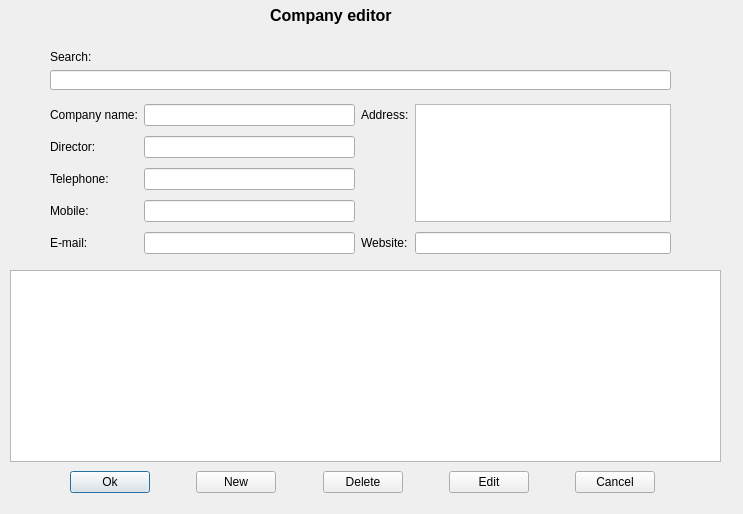
<?xml version="1.0" encoding="UTF-8"?>
<ui version="4.0">
 <class>AtpEditCompany</class>
 <widget class="QDialog" name="AtpEditCompany">
  <property name="geometry">
   <rect>
    <x>0</x>
    <y>0</y>
    <width>743</width>
    <height>514</height>
   </rect>
  </property>
  <property name="windowTitle">
   <string>Dialog</string>
  </property>
  <widget class="QLineEdit" name="editSearch">
   <property name="geometry">
    <rect>
     <x>50</x>
     <y>70</y>
     <width>621</width>
     <height>20</height>
    </rect>
   </property>
  </widget>
  <widget class="QLabel" name="labelMain">
   <property name="geometry">
    <rect>
     <x>270</x>
     <y>0</y>
     <width>151</width>
     <height>31</height>
    </rect>
   </property>
   <property name="font">
    <font>
     <pointsize>12</pointsize>
     <weight>75</weight>
     <bold>true</bold>
    </font>
   </property>
   <property name="text">
    <string>Company editor</string>
   </property>
  </widget>
  <widget class="QWidget" name="layoutWidget">
   <property name="geometry">
    <rect>
     <x>70</x>
     <y>470</y>
     <width>585</width>
     <height>25</height>
    </rect>
   </property>
   <layout class="QHBoxLayout" name="horizontalLayout_2">
    <item>
     <widget class="QPushButton" name="buttonOk">
      <property name="text">
       <string>Ok</string>
      </property>
     </widget>
    </item>
    <item>
     <spacer name="horizontalSpacer_5">
      <property name="orientation">
       <enum>Qt::Horizontal</enum>
      </property>
      <property name="sizeHint" stdset="0">
       <size>
        <width>40</width>
        <height>20</height>
       </size>
      </property>
     </spacer>
    </item>
    <item>
     <widget class="QPushButton" name="buttonNew">
      <property name="text">
       <string>New</string>
      </property>
     </widget>
    </item>
    <item>
     <spacer name="horizontalSpacer_6">
      <property name="orientation">
       <enum>Qt::Horizontal</enum>
      </property>
      <property name="sizeHint" stdset="0">
       <size>
        <width>40</width>
        <height>20</height>
       </size>
      </property>
     </spacer>
    </item>
    <item>
     <widget class="QPushButton" name="buttonDelete">
      <property name="text">
       <string>Delete</string>
      </property>
     </widget>
    </item>
    <item>
     <spacer name="horizontalSpacer_7">
      <property name="orientation">
       <enum>Qt::Horizontal</enum>
      </property>
      <property name="sizeHint" stdset="0">
       <size>
        <width>40</width>
        <height>20</height>
       </size>
      </property>
     </spacer>
    </item>
    <item>
     <widget class="QPushButton" name="buttonEdit">
      <property name="text">
       <string>Edit</string>
      </property>
     </widget>
    </item>
    <item>
     <spacer name="horizontalSpacer_8">
      <property name="orientation">
       <enum>Qt::Horizontal</enum>
      </property>
      <property name="sizeHint" stdset="0">
       <size>
        <width>40</width>
        <height>20</height>
       </size>
      </property>
     </spacer>
    </item>
    <item>
     <widget class="QPushButton" name="buttonCancel">
      <property name="text">
       <string>Cancel</string>
      </property>
     </widget>
    </item>
   </layout>
  </widget>
  <widget class="QWidget" name="layoutWidget_2">
   <property name="geometry">
    <rect>
     <x>50</x>
     <y>100</y>
     <width>621</width>
     <height>161</height>
    </rect>
   </property>
   <layout class="QGridLayout" name="gridLayout_2">
    <item row="0" column="0">
     <widget class="QLabel" name="label_8">
      <property name="text">
       <string>Company name:</string>
      </property>
     </widget>
    </item>
    <item row="0" column="1">
     <widget class="QLineEdit" name="editCompany"/>
    </item>
    <item row="1" column="0">
     <widget class="QLabel" name="label_10">
      <property name="text">
       <string>Director:</string>
      </property>
     </widget>
    </item>
    <item row="1" column="1">
     <widget class="QLineEdit" name="editDirector"/>
    </item>
    <item row="2" column="0">
     <widget class="QLabel" name="label_11">
      <property name="text">
       <string>Telephone:</string>
      </property>
     </widget>
    </item>
    <item row="2" column="1">
     <widget class="QLineEdit" name="editTel"/>
    </item>
    <item row="3" column="0">
     <widget class="QLabel" name="label_12">
      <property name="text">
       <string>Mobile:</string>
      </property>
     </widget>
    </item>
    <item row="3" column="1">
     <widget class="QLineEdit" name="editMobile"/>
    </item>
    <item row="4" column="0">
     <widget class="QLabel" name="label_13">
      <property name="text">
       <string>E-mail:</string>
      </property>
     </widget>
    </item>
    <item row="4" column="1">
     <widget class="QLineEdit" name="editemail"/>
    </item>
    <item row="0" column="2">
     <widget class="QLabel" name="label_14">
      <property name="text">
       <string>Address:</string>
      </property>
     </widget>
    </item>
    <item row="4" column="2">
     <widget class="QLabel" name="label_15">
      <property name="text">
       <string>Website:</string>
      </property>
     </widget>
    </item>
    <item row="4" column="3">
     <widget class="QLineEdit" name="editWebsite"/>
    </item>
    <item row="0" column="3" rowspan="4">
     <widget class="QPlainTextEdit" name="editAddress">
      <property name="documentTitle">
       <string/>
      </property>
      <property name="plainText">
       <string/>
      </property>
     </widget>
    </item>
   </layout>
  </widget>
  <widget class="QTableView" name="tableViewCompanyEditor">
   <property name="geometry">
    <rect>
     <x>10</x>
     <y>270</y>
     <width>711</width>
     <height>192</height>
    </rect>
   </property>
  </widget>
  <widget class="QLabel" name="labelSearchFor">
   <property name="geometry">
    <rect>
     <x>50</x>
     <y>50</y>
     <width>46</width>
     <height>13</height>
    </rect>
   </property>
   <property name="text">
    <string>Search:</string>
   </property>
  </widget>
 </widget>
 <tabstops>
  <tabstop>editSearch</tabstop>
  <tabstop>tableViewCompanyEditor</tabstop>
  <tabstop>editCompany</tabstop>
  <tabstop>editDirector</tabstop>
  <tabstop>editTel</tabstop>
  <tabstop>editMobile</tabstop>
  <tabstop>editemail</tabstop>
  <tabstop>editWebsite</tabstop>
  <tabstop>editAddress</tabstop>
  <tabstop>buttonOk</tabstop>
  <tabstop>buttonNew</tabstop>
  <tabstop>buttonDelete</tabstop>
  <tabstop>buttonEdit</tabstop>
  <tabstop>buttonCancel</tabstop>
 </tabstops>
 <resources/>
 <connections/>
</ui>
